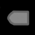

A 2D game scene composited from a Tiled map and its tileset images. What follows is a short description and the map's XML, with every tile layer's data as written:
An orthogonal 1x1 tile map with 35x35 px tiles, 1 tile layer (left), 3 hidden layers not drawn.

<map version="1.2" tiledversion="1.2.3" orientation="orthogonal" renderorder="left-up" width="1" height="1" tilewidth="35" tileheight="35" infinite="0" nextlayerid="5" nextobjectid="1">
 <tileset firstgid="1" source="bullet.tsx" />
 <layer id="1" name="up" width="1" height="1" visible="0">
  <data encoding="csv">
1
</data>
 </layer>
 <layer id="2" name="down" width="1" height="1" visible="0">
  <data encoding="csv">
2
</data>
 </layer>
 <layer id="3" name="right" width="1" height="1" visible="0">
  <data encoding="csv">
3
</data>
 </layer>
 <layer id="4" name="left" width="1" height="1">
  <data encoding="csv">
4
</data>
 </layer>
</map>